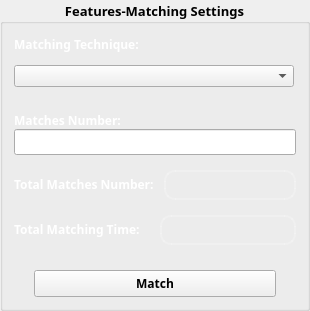
             <widget class="QGroupBox" name="groupBox_9">
              <property name="sizePolicy">
               <sizepolicy hsizetype="Maximum" vsizetype="Preferred">
                <horstretch>0</horstretch>
                <verstretch>0</verstretch>
               </sizepolicy>
              </property>
              <property name="minimumSize">
               <size>
                <width>310</width>
                <height>0</height>
               </size>
              </property>
              <property name="maximumSize">
               <size>
                <width>310</width>
                <height>16777215</height>
               </size>
              </property>
              <property name="font">
               <font>
                <family>Yu Gothic UI Semibold</family>
                <pointsize>10</pointsize>
                <weight>75</weight>
                <italic>false</italic>
                <bold>true</bold>
                <underline>false</underline>
               </font>
              </property>
              <property name="title">
               <string>Features-Matching Settings</string>
              </property>
              <property name="alignment">
               <set>Qt::AlignCenter</set>
              </property>
              <layout class="QGridLayout" name="gridLayout_155">
               <item row="0" column="0">
                <layout class="QGridLayout" name="gridLayout_154">
                 <property name="verticalSpacing">
                  <number>25</number>
                 </property>
                 <item row="0" column="0">
                  <layout class="QGridLayout" name="gridLayout_156" rowstretch="0,0">
                   <property name="verticalSpacing">
                    <number>10</number>
                   </property>
                   <item row="0" column="0">
                    <widget class="QLabel" name="label_66">
                     <property name="sizePolicy">
                      <sizepolicy hsizetype="Preferred" vsizetype="Fixed">
                       <horstretch>0</horstretch>
                       <verstretch>0</verstretch>
                      </sizepolicy>
                     </property>
                     <property name="maximumSize">
                      <size>
                       <width>188</width>
                       <height>16777215</height>
                      </size>
                     </property>
                     <property name="font">
                      <font>
                       <family>Yu Gothic UI Semibold</family>
                       <pointsize>9</pointsize>
                      </font>
                     </property>
                     <property name="styleSheet">
                      <string notr="true">border-radius: 11px;
color: white;
</string>
                     </property>
                     <property name="text">
                      <string>&lt;html&gt;&lt;head/&gt;&lt;body&gt;&lt;p&gt;Matching Technique:&lt;/p&gt;&lt;/body&gt;&lt;/html&gt;</string>
                     </property>
                     <property name="wordWrap">
                      <bool>false</bool>
                     </property>
                     <property name="margin">
                      <number>0</number>
                     </property>
                    </widget>
                   </item>
                   <item row="0" column="1">
                    <spacer name="horizontalSpacer_28">
                     <property name="orientation">
                      <enum>Qt::Horizontal</enum>
                     </property>
                     <property name="sizeType">
                      <enum>QSizePolicy::Preferred</enum>
                     </property>
                     <property name="sizeHint" stdset="0">
                      <size>
                       <width>40</width>
                       <height>20</height>
                      </size>
                     </property>
                    </spacer>
                   </item>
                   <item row="1" column="0" colspan="2">
                    <widget class="QComboBox" name="comboBox_matching">
                     <property name="sizePolicy">
                      <sizepolicy hsizetype="Preferred" vsizetype="Fixed">
                       <horstretch>0</horstretch>
                       <verstretch>0</verstretch>
                      </sizepolicy>
                     </property>
                     <property name="minimumSize">
                      <size>
                       <width>126</width>
                       <height>0</height>
                      </size>
                     </property>
                     <property name="maximumSize">
                      <size>
                       <width>280</width>
                       <height>16777215</height>
                      </size>
                     </property>
                     <property name="font">
                      <font>
                       <family>Yu Gothic UI</family>
                       <pointsize>9</pointsize>
                      </font>
                     </property>
                     <property name="cursor">
                      <cursorShape>PointingHandCursor</cursorShape>
                     </property>
                     <property name="toolTip">
                      <string>Choose matching technique</string>
                     </property>
                     <property name="currentIndex">
                      <number>-1</number>
                     </property>
                     <item>
                      <property name="text">
                       <string>SSD (Sum of Squared Distances)</string>
                      </property>
                     </item>
                     <item>
                      <property name="text">
                       <string>NCC (Normalized Cross-Correlation)</string>
                      </property>
                     </item>
                    </widget>
                   </item>
                  </layout>
                 </item>
                 <item row="2" column="0">
                  <layout class="QGridLayout" name="gridLayout_162">
                   <item row="0" column="0">
                    <spacer name="horizontalSpacer_34">
                     <property name="orientation">
                      <enum>Qt::Horizontal</enum>
                     </property>
                     <property name="sizeType">
                      <enum>QSizePolicy::Fixed</enum>
                     </property>
                     <property name="sizeHint" stdset="0">
                      <size>
                       <width>20</width>
                       <height>20</height>
                      </size>
                     </property>
                    </spacer>
                   </item>
                   <item row="0" column="2">
                    <spacer name="horizontalSpacer_35">
                     <property name="orientation">
                      <enum>Qt::Horizontal</enum>
                     </property>
                     <property name="sizeType">
                      <enum>QSizePolicy::Fixed</enum>
                     </property>
                     <property name="sizeHint" stdset="0">
                      <size>
                       <width>20</width>
                       <height>20</height>
                      </size>
                     </property>
                    </spacer>
                   </item>
                   <item row="0" column="1">
                    <widget class="QPushButton" name="apply_harris_lambda_btn_2">
                     <property name="minimumSize">
                      <size>
                       <width>200</width>
                       <height>27</height>
                      </size>
                     </property>
                     <property name="font">
                      <font>
                       <family>Yu Gothic UI Semibold</family>
                       <pointsize>9</pointsize>
                       <weight>75</weight>
                       <italic>false</italic>
                       <bold>true</bold>
                       <underline>false</underline>
                      </font>
                     </property>
                     <property name="cursor">
                      <cursorShape>PointingHandCursor</cursorShape>
                     </property>
                     <property name="toolTip">
                      <string>Apply matching on input images</string>
                     </property>
                     <property name="text">
                      <string>Match</string>
                     </property>
                    </widget>
                   </item>
                  </layout>
                 </item>
                 <item row="1" column="0">
                  <layout class="QGridLayout" name="gridLayout_153">
                   <property name="verticalSpacing">
                    <number>15</number>
                   </property>
                   <item row="0" column="0">
                    <layout class="QGridLayout" name="gridLayout_136">
                     <property name="horizontalSpacing">
                      <number>10</number>
                     </property>
                     <item row="0" column="0">
                      <widget class="QLabel" name="label_79">
                       <property name="sizePolicy">
                        <sizepolicy hsizetype="Preferred" vsizetype="Fixed">
                         <horstretch>0</horstretch>
                         <verstretch>0</verstretch>
                        </sizepolicy>
                       </property>
                       <property name="maximumSize">
                        <size>
                         <width>222</width>
                         <height>16777215</height>
                        </size>
                       </property>
                       <property name="font">
                        <font>
                         <family>Yu Gothic UI Semibold</family>
                         <pointsize>9</pointsize>
                         <weight>75</weight>
                         <bold>true</bold>
                        </font>
                       </property>
                       <property name="styleSheet">
                        <string notr="true">border-radius: 11px;
color: white;
</string>
                       </property>
                       <property name="text">
                        <string>Matches Number:</string>
                       </property>
                      </widget>
                     </item>
                     <item row="1" column="0">
                      <widget class="QLineEdit" name="lineEdit"/>
                     </item>
                    </layout>
                   </item>
                   <item row="2" column="0">
                    <layout class="QGridLayout" name="gridLayout_148">
                     <property name="horizontalSpacing">
                      <number>10</number>
                     </property>
                     <item row="0" column="0">
                      <widget class="QLabel" name="label_83">
                       <property name="sizePolicy">
                        <sizepolicy hsizetype="Preferred" vsizetype="Fixed">
                         <horstretch>0</horstretch>
                         <verstretch>0</verstretch>
                        </sizepolicy>
                       </property>
                       <property name="maximumSize">
                        <size>
                         <width>222</width>
                         <height>16777215</height>
                        </size>
                       </property>
                       <property name="font">
                        <font>
                         <family>Yu Gothic UI Semibold</family>
                         <pointsize>9</pointsize>
                         <weight>75</weight>
                         <bold>true</bold>
                        </font>
                       </property>
                       <property name="styleSheet">
                        <string notr="true">border-radius: 11px;
color: white;
</string>
                       </property>
                       <property name="text">
                        <string>Total Matching Time:</string>
                       </property>
                      </widget>
                     </item>
                     <item row="0" column="1">
                      <widget class="QLabel" name="label_computation_time_13">
                       <property name="sizePolicy">
                        <sizepolicy hsizetype="Preferred" vsizetype="Fixed">
                         <horstretch>0</horstretch>
                         <verstretch>0</verstretch>
                        </sizepolicy>
                       </property>
                       <property name="minimumSize">
                        <size>
                         <width>124</width>
                         <height>30</height>
                        </size>
                       </property>
                       <property name="maximumSize">
                        <size>
                         <width>300</width>
                         <height>30</height>
                        </size>
                       </property>
                       <property name="font">
                        <font>
                         <family>Yu Gothic UI Semibold</family>
                         <pointsize>11</pointsize>
                         <weight>75</weight>
                         <bold>true</bold>
                        </font>
                       </property>
                       <property name="toolTip">
                        <string>Computation time</string>
                       </property>
                       <property name="styleSheet">
                        <string notr="true">border: 2px solid rgba(255, 255, 255, 50);
border-radius: 11px;
color: white;</string>
                       </property>
                       <property name="text">
                        <string/>
                       </property>
                       <property name="alignment">
                        <set>Qt::AlignCenter</set>
                       </property>
                      </widget>
                     </item>
                    </layout>
                   </item>
                   <item row="1" column="0">
                    <layout class="QGridLayout" name="gridLayout_140">
                     <property name="horizontalSpacing">
                      <number>10</number>
                     </property>
                     <item row="0" column="1">
                      <widget class="QLabel" name="label_computation_time_12">
                       <property name="sizePolicy">
                        <sizepolicy hsizetype="Preferred" vsizetype="Fixed">
                         <horstretch>0</horstretch>
                         <verstretch>0</verstretch>
                        </sizepolicy>
                       </property>
                       <property name="minimumSize">
                        <size>
                         <width>124</width>
                         <height>30</height>
                        </size>
                       </property>
                       <property name="maximumSize">
                        <size>
                         <width>300</width>
                         <height>30</height>
                        </size>
                       </property>
                       <property name="font">
                        <font>
                         <family>Yu Gothic UI Semibold</family>
                         <pointsize>11</pointsize>
                         <weight>75</weight>
                         <bold>true</bold>
                        </font>
                       </property>
                       <property name="toolTip">
                        <string>Computation time</string>
                       </property>
                       <property name="styleSheet">
                        <string notr="true">border: 2px solid rgba(255, 255, 255, 50);
border-radius: 11px;
color: white;</string>
                       </property>
                       <property name="text">
                        <string/>
                       </property>
                       <property name="alignment">
                        <set>Qt::AlignCenter</set>
                       </property>
                      </widget>
                     </item>
                     <item row="0" column="0">
                      <widget class="QLabel" name="label_82">
                       <property name="sizePolicy">
                        <sizepolicy hsizetype="Preferred" vsizetype="Fixed">
                         <horstretch>0</horstretch>
                         <verstretch>0</verstretch>
                        </sizepolicy>
                       </property>
                       <property name="maximumSize">
                        <size>
                         <width>222</width>
                         <height>16777215</height>
                        </size>
                       </property>
                       <property name="font">
                        <font>
                         <family>Yu Gothic UI Semibold</family>
                         <pointsize>9</pointsize>
                         <weight>75</weight>
                         <bold>true</bold>
                        </font>
                       </property>
                       <property name="styleSheet">
                        <string notr="true">border-radius: 11px;
color: white;
</string>
                       </property>
                       <property name="text">
                        <string>Total Matches Number:</string>
                       </property>
                      </widget>
                     </item>
                    </layout>
                   </item>
                  </layout>
                 </item>
                </layout>
               </item>
              </layout>
             </widget>
